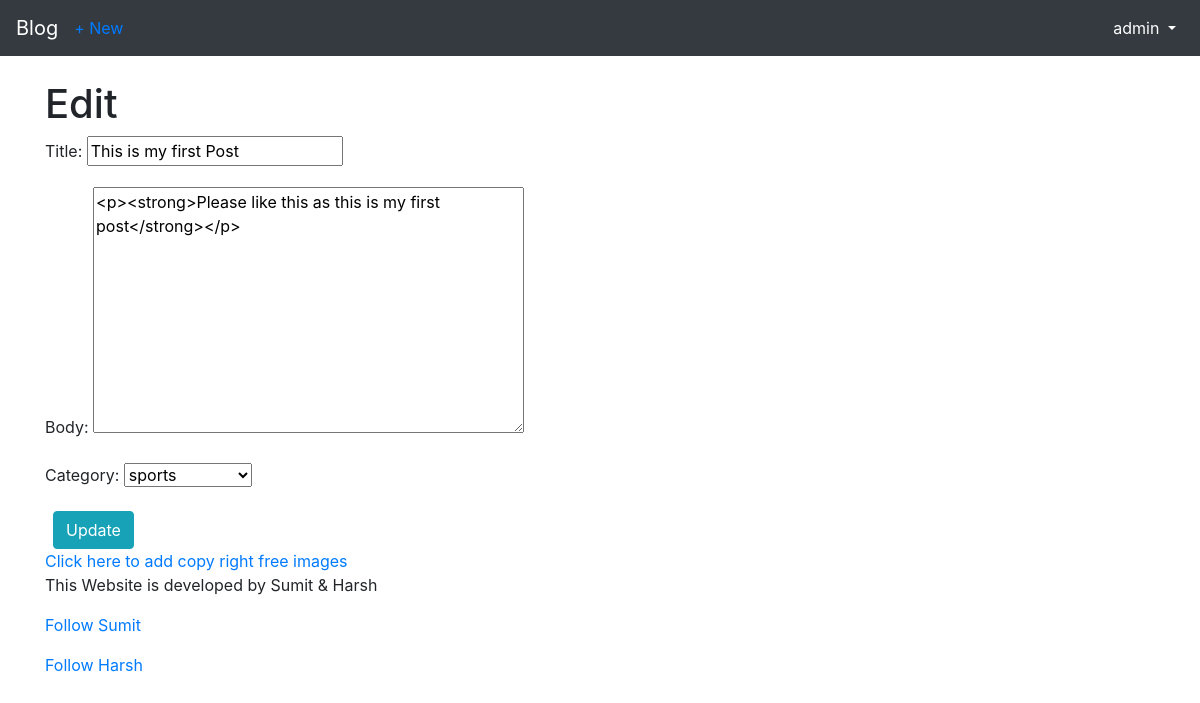
Before: /articles/1/edit/ (signed in) with the older database file.
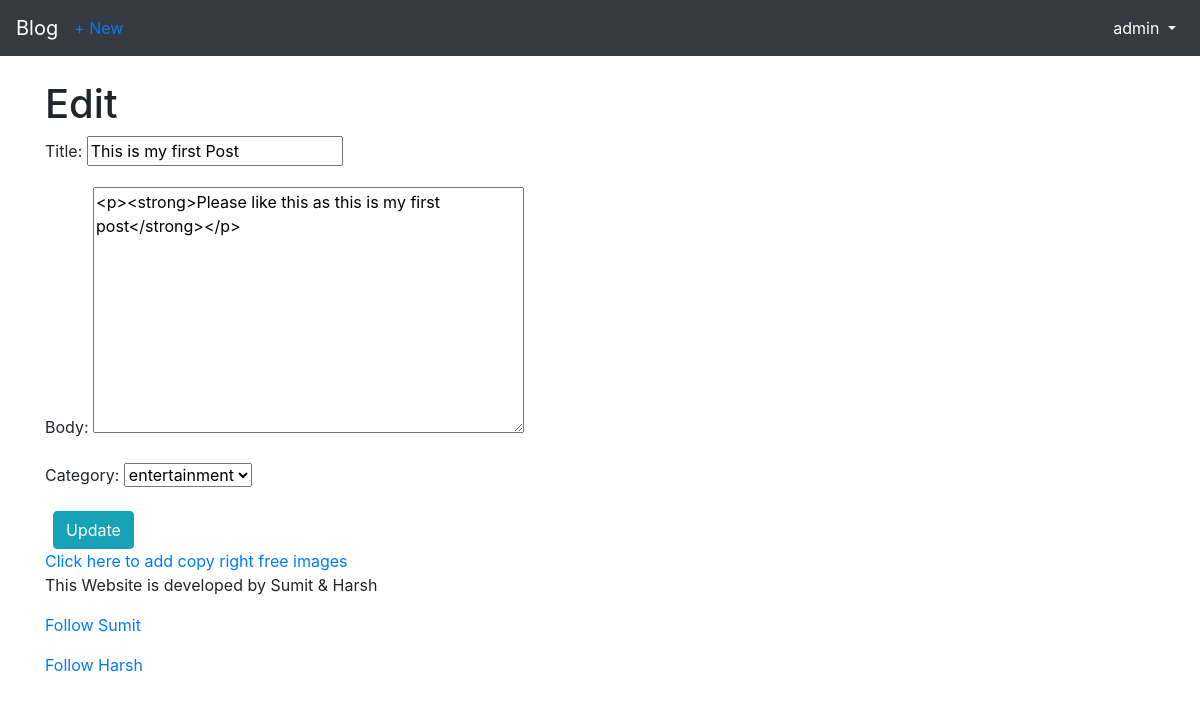
After: the same page with the newer database file.
### articles/models.py (models this page shows, shortened)
class Article(models.Model):
    title = models.CharField(max_length=255)
    body = RichTextField(blank = True, null =True)
    date = models.DateTimeField(auto_now_add = True)
    author = models.ForeignKey(get_user_model(),on_delete=models.CASCADE,)
    likes = models.ManyToManyField(get_user_model(), related_name='article_articles')
    category = models.ForeignKey(Category, on_delete=models.CASCADE)

### articles/views.py (the view)
# urls.py: path('<int:pk>/edit/',ArticleUpdateView.as_view(),name = 'article_edit'),
class ArticleUpdateView(LoginRequiredMixin,UpdateView):
    model = Article
    fields = ('title','body','category',)
    template_name = 'article_edit.html'
    login_url = 'login'
    def dispatch(self, request, *args, **kwargs): # new
        obj = self.get_object()
        if obj.author != self.request.user:
            raise PermissionDenied
        return super().dispatch(request, *args, **kwargs)

### articles/models.py (called while the page is built)
    def __str__(self):
        return self.name

### templates/article_edit.html (shortened to what this page needs)
{% extends 'base.html' %}
{% block content %}
    <h1>Edit</h1>
    <form action="" method="post">
        {{ form.as_p }}
        <button class="btn btn-info ml-2" type="submit">Update</button>
    </form>
<a href="https://free-stock-images-182fb.web.app/">Click here to add copy right free images</a>
{% endblock content %}

Changed rows visible on the page:
changed Article "This is my first Post": category "sports" → "entertainment"
